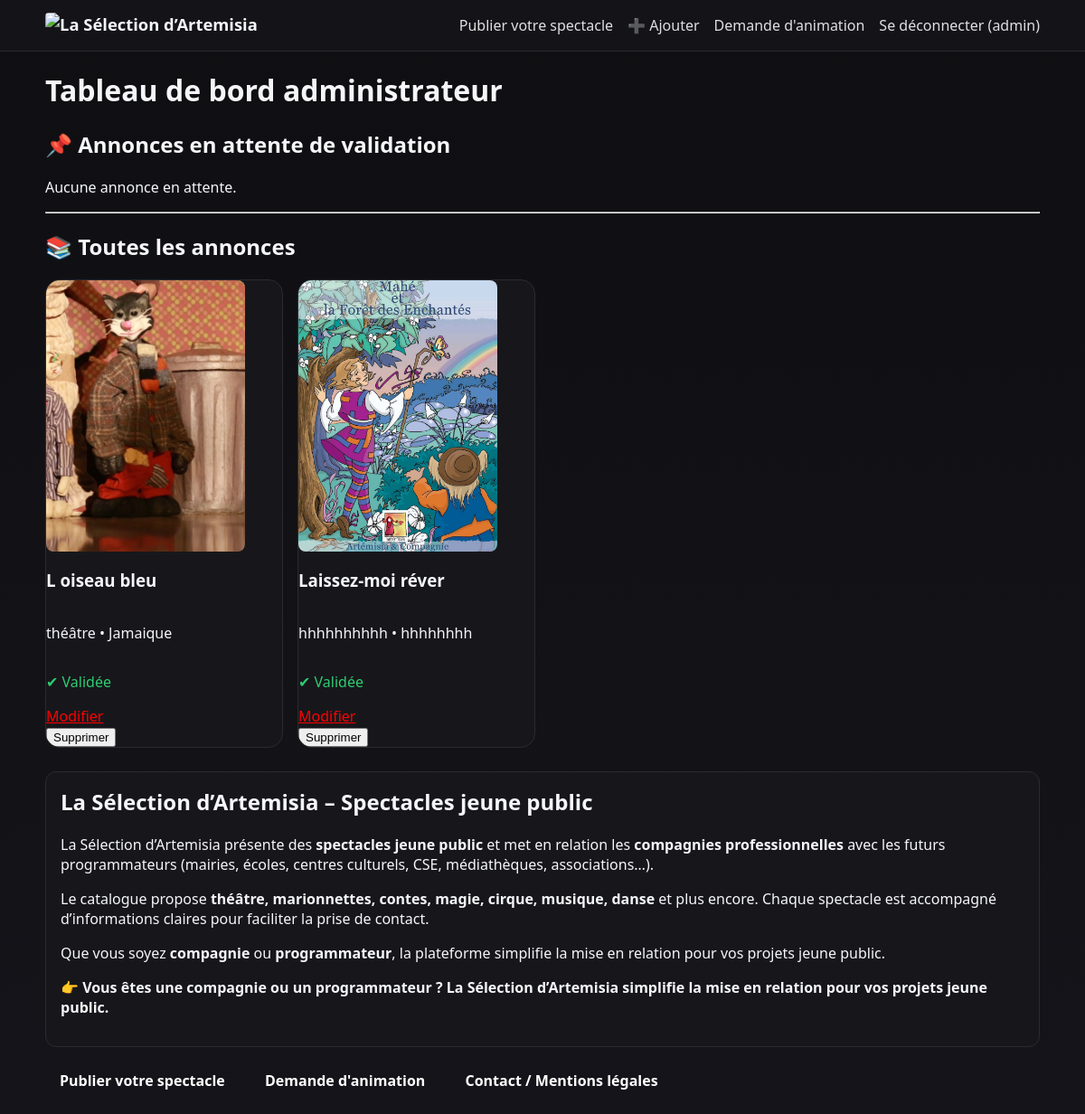
Page /admin (signed in) on the earlier database version.
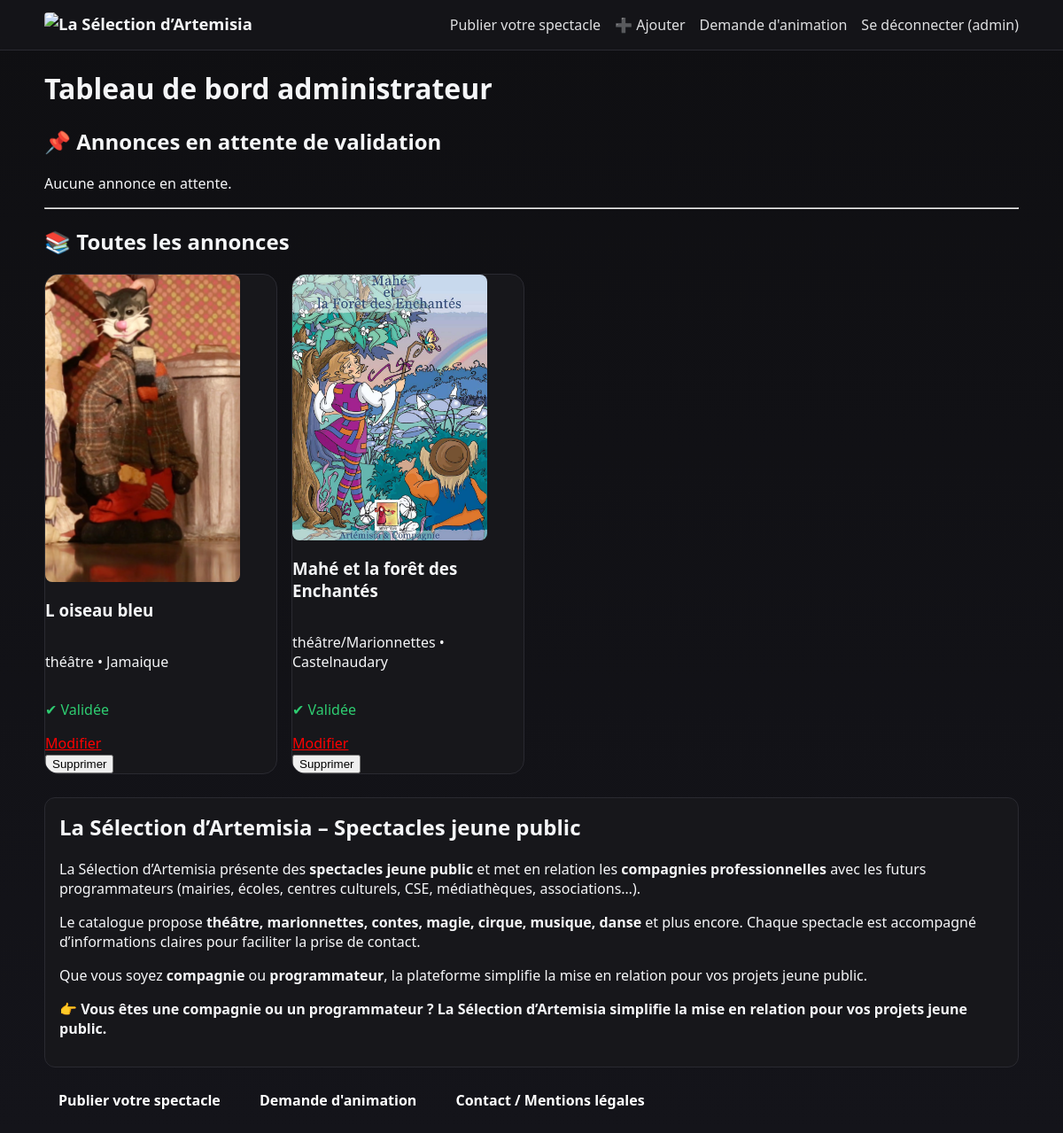
Same page on the later database version.
### models/models.py (models this page shows, shortened)
class Show(db.Model):
    __tablename__ = "shows"
    id = db.Column(db.Integer, primary_key=True)
    raison_sociale = db.Column(db.String(200), nullable=True)
    title = db.Column(db.String(150), nullable=False)
    description = db.Column(db.Text, nullable=True)
    location = db.Column(db.String(120), nullable=True)
    category = db.Column(db.String(80), nullable=True)
    date = db.Column(db.Date, nullable=True)
    age_range = db.Column(db.String(50), nullable=True)
    file_name = db.Column(db.String(255), nullable=True)
    file_mimetype = db.Column(db.String(120), nullable=True)
    created_at = db.Column(db.DateTime, default=datetime.utcnow)
    approved = db.Column(db.Boolean, default=False)
    contact_email = db.Column(db.String(255), nullable=True)
    user_id = db.Column(db.Integer, db.ForeignKey("users.id"), nullable=True)
    user = db.relationship("User", backref="shows")
    def is_pdf(self) -> bool:
        return (self.file_mimetype or "").lower().startswith("application/pdf")

### app.py (the view)
    @app.route("/admin", endpoint="admin_dashboard")
    @login_required
    @admin_required
    def admin_dashboard():
        shows = Show.query.order_by(Show.created_at.desc()).all()
        pending = [s for s in shows if not s.approved]
        return render_template("admin_dashboard.html", user=current_user(), shows=shows, pending=pending)

### app.py (called while the page is built)
def current_user() -> Optional[User]:
    username = session.get("username")
    if not username:
        return None
    return User.query.filter_by(username=username).first()

def login_required(fn):
    from functools import wraps
    @wraps(fn)
    def wrapper(*args, **kwargs):
        if not session.get("username"):
            flash("Veuillez vous connecter.", "warning")
            return redirect(url_for("login", next=request.path))
        return fn(*args, **kwargs)
    return wrapper

def admin_required(fn):
    from functools import wraps
    @wraps(fn)
    def wrapper(*args, **kwargs):
        user = current_user()
        if not user or not user.is_admin:
            flash("Accès réservé à l’administrateur.", "danger")
            return redirect(url_for("home"))
        return fn(*args, **kwargs)
    return wrapper

### templates/admin_dashboard.html (shortened to what this page needs)
{% extends "base.html" %}
{% block content %}
<h1>Tableau de bord administrateur</h1>
<h2>📌 Annonces en attente de validation</h2>
{% if pending %}
    <div class="cards">
    {% for show in pending %}
        <article class="card">
            <h3>{{ show.title }}</h3>
            <p>{{ show.category }} • {{ show.location }}</p>
            <p>{{ show.age_range }}</p>
            <form action="{{ url_for('show_approve', show_id=show.id) }}" method="post">
                <button type="submit">✅ Valider</button>
            </form>
            <a href="{{ url_for('show_edit', show_id=show.id) }}">Modifier</a>
            <form action="{{ url_for('show_delete', show_id=show.id) }}" method="post"
                  onsubmit="return confirm('Supprimer ?');">
                <button type="submit" class="danger">Supprimer</button>
            </form>
        </article>
    {% endfor %}
    </div>
{% else %}
    <p>Aucune annonce en attente.</p>
{% endif %}
<hr>
<h2>📚 Toutes les annonces</h2>
<div class="cards">
{% for show in shows %}
    <article class="card">
        {% if show.file_name %}
            {% if show.is_pdf() %}
                <a href="{{ url_for('static', filename='upload/' ~ show.file_name) }}"
                   target="_blank"
                   class="pdf-link">
                    📄 Voir le PDF
                </a>
            {% else %}
                <img src="{{ url_for('static', filename='upload/' ~ show.file_name) }}"
                     alt="{{ show.title }}"
                     class="show-image">
            {% endif %}
        {% endif %}
        <h3>{{ show.title }}</h3>
        <p>{{ show.category }} • {{ show.location }}</p>
        {% if not show.approved %}
            <p style="color:#e67e22;">⏳ Non validée</p>
        {% else %}
            <p style="color:#2ecc71;">✔ Validée</p>
        {% endif %}
        <a href="{{ url_for('show_edit', show_id=show.id) }}">Modifier</a>
        <form action="{{ url_for('show_delete', show_id=show.id) }}" method="post"
              onsubmit="return confirm('Supprimer ?');">
            <button type="submit" class="danger">Supprimer</button>
        </form>
    </article>
{% endfor %}
</div>
{% endblock %}

Differences in the rows shown:
changed Show: title "Laissez-moi réver" → "Mahé et la forêt des Enchantés"; category "hhhhhhhhhh" → "théâtre/Marionnettes"; location "hhhhhhhh" → "Castelnaudary"
